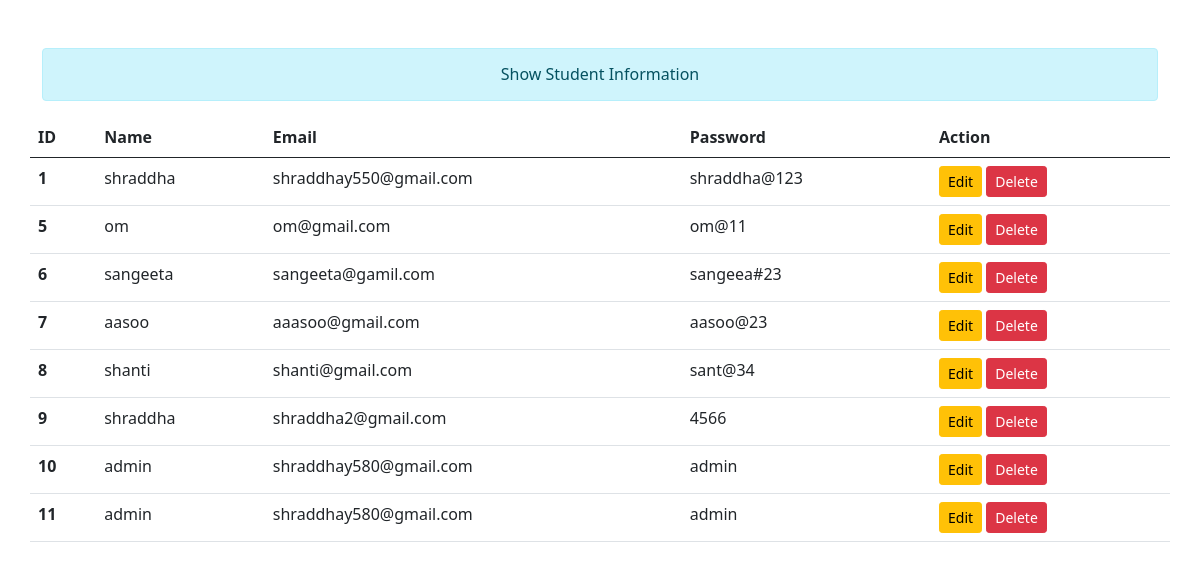
Page /show/ on the committed database.
### enroll/models.py (models this page shows)
class User(models.Model):
    name=models.CharField(max_length=70)
    email=models.EmailField(max_length=100)
    password=models.CharField(max_length=100)

### enroll/views.py (the view)
# urls.py: path('show/',views.show_Page,name="showstudent"),
def show_Page(request):
    stud=User.objects.all()
    return render(request, 'enroll/show.html',{'stu':stud})

### enroll/templates/enroll/show.html (shortened to what this page needs)
{% extends 'enroll/base.html' %}
{% block content %}
<h6 class="text-center alert alert-info">Show Student Information</h6>
<div class="row">
  {% if stu %}
  <table class="table table-hover">
    <thead>
      <tr>
        <th scope="col">ID</th>
        <th scope="col">Name</th>
        <th scope="col">Email</th>
        <th scope="col">Password</th>
        <th scope="col">Action</th>
      </tr>
    </thead>
    <tbody>
      {% for st in stu %}
      <tr>
        <th scope="row">{{st.id}}</th>
        <td>{{st.name}}</td>
        <td>{{st.email}}</td>
        <td>{{st.password}}</td>
        <td>
          <a href="{% url 'updatedata' st.id %}" class="btn btn-warning btn-sm">Edit</a>
          <form action="{% url 'deletedata' st.id %}" method="post" class="d-inline">
            <input type="submit" class="btn btn-danger btn-sm" value="Delete">
          </form>
        </td>
      </tr>
      {% endfor %}
    </tbody>
  </table>
  {% endif %}
{% endblock content %}

### enroll/templates/enroll/base.html (shortened to what this page needs)
<!DOCTYPE html>
{% load static %}
<html lang="en">
<head>
    <link rel="stylesheet" href="{% static 'enroll/css/bootstrap.css' %}">
</head>
<body>
    <div class="container mt-5">
        {% block  content %}
        {% endblock content %}
    </div>
</body>
</body>
</body>
</html>

### rows in the picture
User: id "1", name "shraddha", email "shraddhay550@gmail.com", password "shraddha@123"
User: id "5", name "om", email "om@gmail.com", password "om@11"
User: id "6", name "sangeeta", email "sangeeta@gamil.com", password "sangeea#23"
User: id "7", name "aasoo", email "aaasoo@gmail.com", password "aasoo@23"
User: id "8", name "shanti", email "shanti@gmail.com", password "sant@34"
User: id "9", name "shraddha", email "shraddha2@gmail.com", password "4566"
User: id "10", name "admin", email "shraddhay580@gmail.com", password "admin"
User: id "11", name "admin", email "shraddhay580@gmail.com", password "admin"
